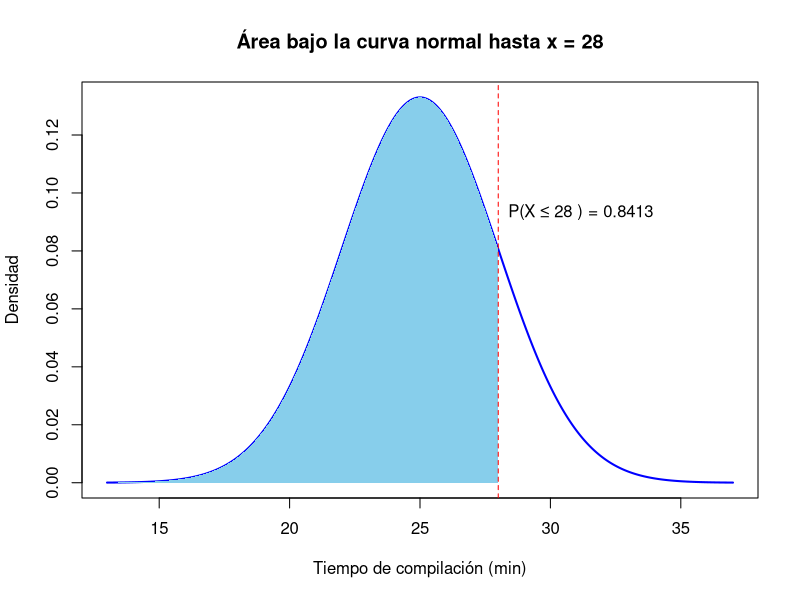
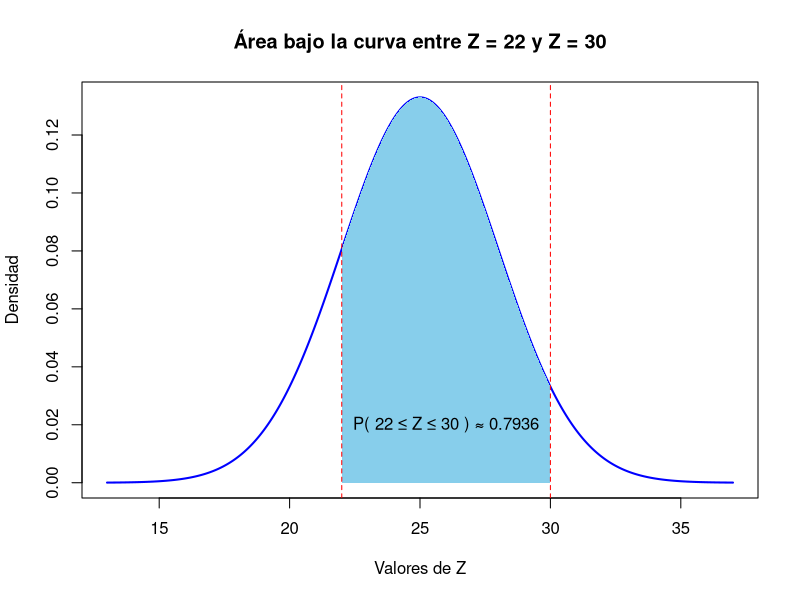
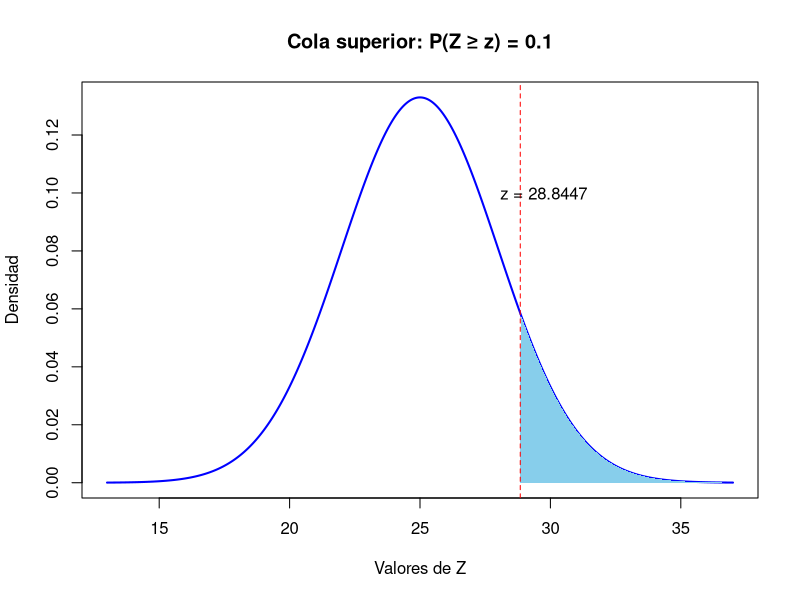
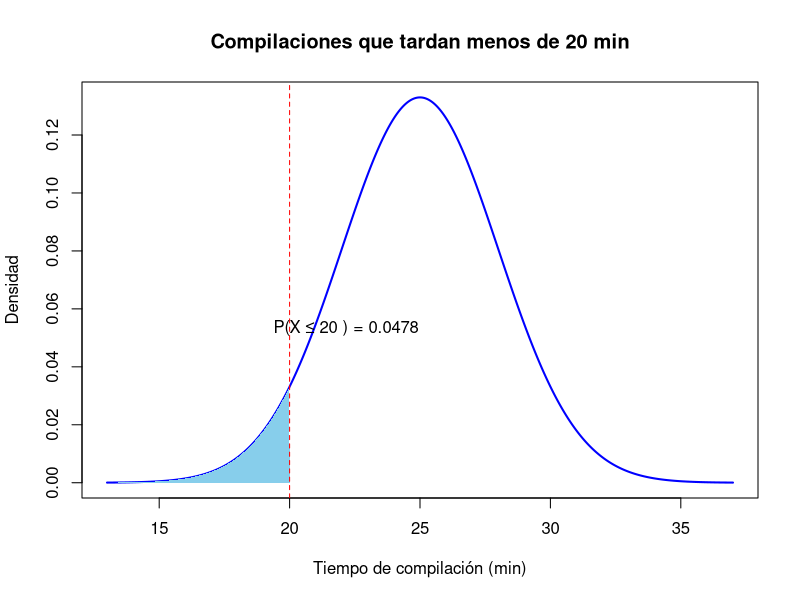
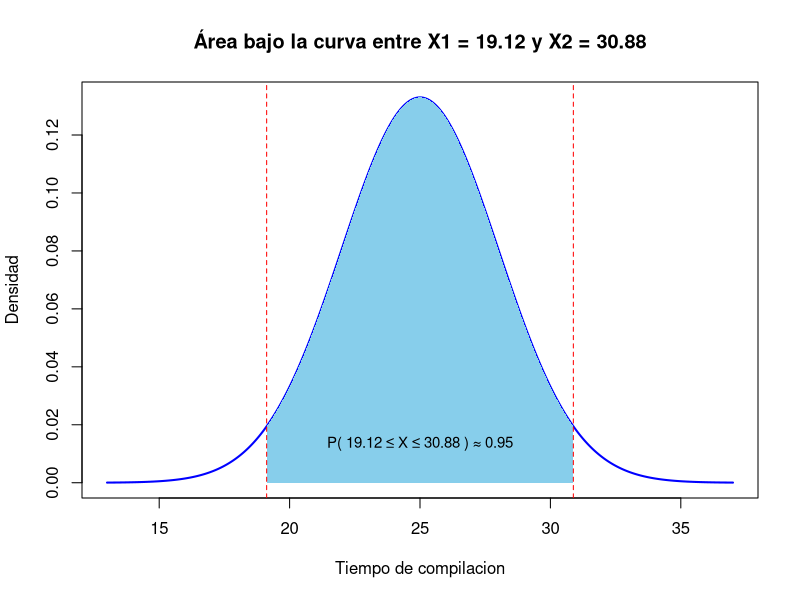

Here is the R script that generated these plots, in order:
# EJERCICIO:
#1) Rendimiento de compilación en un equipo de desarrollo
#En una empresa de desarrollo de software, se estudian los tiempos de compilación de un proyecto grande.
#Se sabe que esos tiempos siguen una distribución normal con una media de 25 minutos y una desviación
#estándar de 3 minutos.

# Parámetros
x <- 28
u <- 25
v <- 3

# Cálculo del valor z
z <- (x - u) / v

# Rango del eje X (normal NO estándar)
x_vals <- seq(u - 4 * v, u + 4 * v, length = 1000)

# Densidad de la normal
y_vals <- dnorm(x_vals, mean = u, sd = v)

# Graficar la curva normal
plot(x_vals, y_vals, type = "l", lwd = 2, col = "blue",
     main = paste("Área bajo la curva normal hasta x =", x),
     xlab = "Tiempo de compilación (min)", ylab = "Densidad")

# Rellenar el área bajo la curva hasta x
polygon(c(x_vals[x_vals <= x], x), c(y_vals[x_vals <= x], 0), 
        col = "skyblue", border = NA)

# Línea vertical en x
abline(v = x, col = "red", lty = 2)

# Mostrar la probabilidad acumulada
prob <- pnorm(x, mean = u, sd = v)
text(x, max(y_vals)*0.7, paste("P(X ≤", x, ") =", round(prob, 4)), 
     pos = 4, col = "black")



# b) Cual es la probabilidad de que este entre 22 y 30 minutos?

  # Valores de z
x1 <- 22
x2 <- 30
u = 25

# Eje x
x <- seq(u - 4 * v,u + 4 * v, length = 1000)

# Densidad normal estándar
y <- dnorm(x, mean = u, sd = v)

# Graficar curva
plot(x, y, type = "l", lwd = 2, col = "blue",
     main = paste("Área bajo la curva entre Z =", x1, "y Z =", x2),
     xlab = "Valores de Z", ylab = "Densidad")

# Sombrear área entre z1 y z2
x_sombra <- x[x >= x1 & x <= x2]
y_sombra <- y[x >= x1 & x <= x2]
polygon(c(x1, x_sombra, x2),
        c(0, y_sombra, 0),
        col = "skyblue",border = NA)

# Líneas verticales
abline(v = x1, col = "red", lty = 2)
abline(v = x2, col = "red", lty = 2)

# Calcular probabilidad
prob <- pnorm(x2, mean = u, sd = v) - pnorm(x1, mean = u, sd = v)
text((x1 + x2) / 2, 0.02, paste("P(", x1, "≤ Z ≤", x2, ") ≈", round(prob, 4)), col = "black")


# c) Un ingeniero registro un tiempo de compilacion de 33 minutos.
# - Cual es la puntuacion z correspondiente?
x= 33
u = 25
v = 3

z = (x - u)/v
z

# - Ese valor es considerado atipipico si el rango tipico es =- 2o?

# Verificar si es atípic

if (z >= 2) {
  cat("El valor es atípico (z =", round(z, 2), ")\n")
} else {
  cat("El valor NO es atípico (z =", round(z, 2), ")\n")
}






# A partir de que duracion una compilacion se concidera entre el 10 % mas lento  

u = 25 
v = 3
a = 1

x = z * v + u
x

# Probabilidad en la cola superior
p <- 0.10
z <- qnorm(p, mean = u, sd = v, lower.tail = FALSE)  # z ≈ 1.2816

# Secuencia para z
x_vals <- seq(u - 4 * v, u + 4 * v, length = 1000)
y_vals <- dnorm(x_vals, mean = u, sd = v)

# Graficar la curva normal estándar
plot(x_vals, y_vals, type = "l", lwd = 2, col = "blue",
     main = paste("Cola superior: P(Z ≥ z) =", p),
     xlab = "Valores de Z", ylab = "Densidad")

# Sombrear el área de la cola derecha
polygon(c(z, x_vals[x_vals >= z], max(x_vals)),
        c(0, y_vals[x_vals >= z], 0),
        col = "skyblue", border = NA)

# Línea vertical en z
abline(v = z, col = "red", lty = 2)

# Etiqueta del valor z
text(z + 0.9, 0.10, paste("z =", round(z, 4)), col = "black")






# e) que porcentaje de compilaciones se completan en menis de 20 min

a = 1
u = 25
x = 20
v = 3



# Probabilidad en la cola inferior
p <- pnorm(x, mean = u, sd = v)
p 

# Encontrar z
z <- qnorm(p)
z

# Valores para graficar (en escala real)
x_vals <- seq(u - 4 * v, u + 4 * v, length = 1000)
y_vals <- dnorm(x_vals, mean = u, sd = v)

# Gráfico
plot(x_vals, y_vals, type = "l", lwd = 2, col = "blue",
     main = paste("Compilaciones que tardan menos de", x, "min"),
     xlab = "Tiempo de compilación (min)", ylab = "Densidad")

# Sombrear el área a la izquierda de x
polygon(c(min(x_vals), x_vals[x_vals <= x], x),
        c(0, y_vals[x_vals <= x], 0),
        col = "skyblue", border = NA)

# Línea vertical en x = 20
abline(v = x, col = "red", lty = 2)

# Mostrar la probabilidad en el gráfico
text(x - 1, max(y_vals) * 0.4, 
     paste("P(X ≤", x, ") =", round(p, 4)),
     col = "black", pos = 4)


# f) que intervalo de tiempo contiene al 95% de las compilaciones mas comunes?

u = 25
a = 1
v = 3

p = 0.025
x1_vals <- qnorm(p, mean = u, sd = v, lower.tail = TRUE)
x2_vals <- qnorm(p, mean = u, sd = v, lower.tail = FALSE)

x1_vals # = 19.12 
x2_vals # = 30.87

# Conversión a puntuaciones Z
z1 <- x1_vals
z2 <- x2_vals 

# Crear eje x para la normal estándar
x <- seq(u -4 * v, u + 4 * v, length = 1000)
y <- dnorm(x_vals, mean = u, sd = v)


# Graficar curva
plot(x, y, type = "l", lwd = 2, col = "blue",
     main = paste("Área bajo la curva entre X1 =", round(z1, 2), "y X2 =", round(z2, 2)),
     xlab = "Tiempo de compilacion", ylab = "Densidad")

# Sombrear área entre z1 y z2
x_sombra <- x[x >= z1 & x <= z2]
y_sombra <- y[x >= z1 & x <= z2]
polygon(c(z1, x_sombra, z2),
        c(0, y_sombra, 0),
        col = "skyblue",border = NA)

# Líneas verticales
abline(v = z1, col = "red", lty = 2)
abline(v = z2, col = "red", lty = 2)

# Calcular y mostrar probabilidad
prob <- pnorm(x2_vals, mean = u, sd = v) - pnorm(x1_vals, mean = u, sd = v)
text(u, max(y)*0.1, paste("P(", round(x1_vals, 2), "≤ X ≤", round(x2_vals, 2), ") ≈", round(prob, 4)),
     col = "black", cex = 0.9)